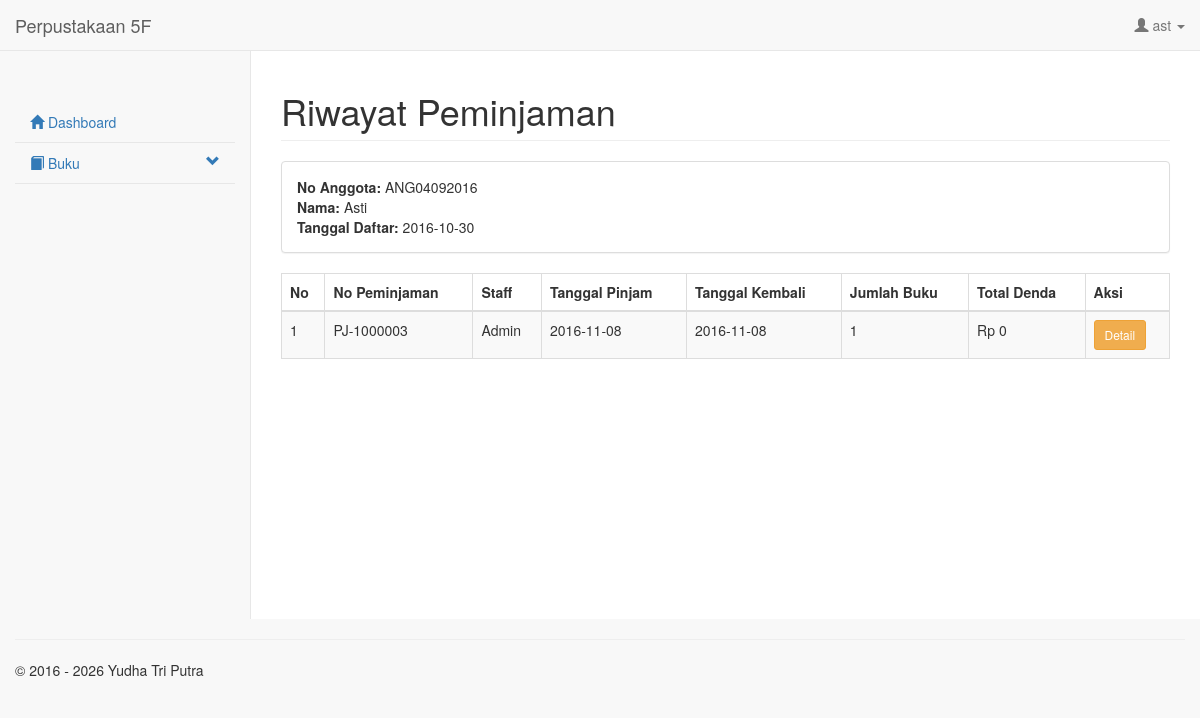
The page /form/history_peminjaman.php (signed in) on the database its author committed.
### tables this page shows
CREATE TABLE IF NOT EXISTS `t_account` (
  `id_t_account` int(11) NOT NULL AUTO_INCREMENT,
  `id_p_role` int(11) NOT NULL,
  `username` varchar(30) NOT NULL,
  `password` varchar(255) NOT NULL COMMENT 'password_hash; akun lama MD5 dimigrasikan saat login',
  `create_date` datetime NOT NULL,
  `create_by` varchar(30) NOT NULL COMMENT 'Username',
  `update_date` datetime DEFAULT NULL,
  `update_by` varchar(30) DEFAULT NULL COMMENT 'Username',
  PRIMARY KEY (`id_t_account`),
  UNIQUE KEY `uk_account_username` (`username`),
  KEY `idx_account_role` (`id_p_role`)
);

CREATE TABLE IF NOT EXISTS `t_anggota` (
  `id_t_anggota` int(11) NOT NULL AUTO_INCREMENT,
  `id_t_account` int(11) NOT NULL,
  `no_anggota` varchar(20) NOT NULL,
  `nama` varchar(100) NOT NULL,
  `tgl_daftar` date NOT NULL,
  `tgl_lahir` date NOT NULL,
  `jenis_kelamin` varchar(10) NOT NULL,
  `no_telp` varchar(20) NOT NULL,
  `alamat` text NOT NULL,
  `keterangan` varchar(255) DEFAULT NULL,
  `status` varchar(20) DEFAULT NULL COMMENT 'aktif, tidak aktif',
  `update_date` date DEFAULT NULL,
  `update_by` varchar(30) DEFAULT NULL COMMENT 'Username',
  `create_by` varchar(30) NOT NULL COMMENT 'Username',
  `create_date` date NOT NULL,
  PRIMARY KEY (`id_t_anggota`),
  UNIQUE KEY `uk_anggota_account` (`id_t_account`),
  UNIQUE KEY `uk_anggota_nomor` (`no_anggota`),
  KEY `idx_anggota_status` (`status`)
);

CREATE TABLE IF NOT EXISTS `t_peminjaman` (
  `id_t_peminjaman` int(11) NOT NULL AUTO_INCREMENT,
  `no_peminjaman` varchar(20) NOT NULL,
  `id_t_staff` int(11) DEFAULT NULL,
  `id_t_anggota` int(11) NOT NULL,
  `tgl_pinjam` date NOT NULL,
  `tgl_kembali` date DEFAULT NULL COMMENT 'By System',
  `total_denda` int(11) DEFAULT NULL,
  `create_date` date NOT NULL,
  `create_by` varchar(30) NOT NULL COMMENT 'Username Staff',
  `update_date` date DEFAULT NULL,
  `update_by` varchar(30) DEFAULT NULL COMMENT 'Username Staff',
  PRIMARY KEY (`id_t_peminjaman`),
  UNIQUE KEY `uk_peminjaman_nomor` (`no_peminjaman`),
  KEY `idx_peminjaman_anggota` (`id_t_anggota`),
  KEY `idx_peminjaman_staff` (`id_t_staff`),
  KEY `idx_peminjaman_tanggal` (`tgl_pinjam`)
);

### setting/koneksi.php (called while the page is built, shortened)
<?php
function e($value): string
{
    return htmlspecialchars((string) ($value ?? ''), ENT_QUOTES, 'UTF-8');
}
function request_int(array $source, string $key, int $default = 0): int
{
    if (!isset($source[$key]) || is_array($source[$key])) {
        return $default;
    }
    $value = filter_var($source[$key], FILTER_VALIDATE_INT);
    return $value === false ? $default : (int) $value;
}
function current_account(mysqli $db): ?array
{
    $username = (string) $_SESSION['login_user'];
    $stmt = mysqli_prepare($db, 'SELECT id_t_account, id_p_role, username FROM t_account WHERE username = ? LIMIT 1');
    mysqli_stmt_bind_param($stmt, 's', $username);
    mysqli_stmt_execute($stmt);
    $result = mysqli_stmt_get_result($stmt);
    $account = mysqli_fetch_assoc($result) ?: null;
    return $account;
}
function require_login(mysqli $db, string $redirect = '../index.php'): array
{
    $account = current_account($db);
    return $account;
}

### setting/session.php (called while the page is built, shortened)
<?php
require_once __DIR__ . '/koneksi.php';
$current_account = require_login($db, '../index.php');

### form/history_peminjaman.php (the view, shortened to what this page needs)
<?php
require_once __DIR__ . '/../setting/session.php';
$account = require_login($db, '../index.php');
$roleId = (int) $account['id_p_role'];
$anggotaId = request_int($_GET, 'id');
if ($roleId === 3) {
    $accountId = (int) $account['id_t_account'];
    $stmt = mysqli_prepare($db, 'SELECT id_t_anggota FROM t_anggota WHERE id_t_account = ? LIMIT 1');
    mysqli_stmt_bind_param($stmt, 'i', $accountId);
    mysqli_stmt_execute($stmt);
    $memberRow = mysqli_fetch_assoc(mysqli_stmt_get_result($stmt));
    $anggotaId = (int) ($memberRow['id_t_anggota'] ?? 0);
}
$stmt = mysqli_prepare($db, 'SELECT no_anggota, nama, tgl_daftar FROM t_anggota WHERE id_t_anggota = ? LIMIT 1');
mysqli_stmt_bind_param($stmt, 'i', $anggotaId);
mysqli_stmt_execute($stmt);
$member = mysqli_fetch_assoc(mysqli_stmt_get_result($stmt));
$page = max(1, request_int($_GET, 'hal', 1));
$perPage = 10;
$offset = ($page - 1) * $perPage;
$sql = "SELECT p.id_t_peminjaman, p.no_peminjaman, p.tgl_pinjam, p.tgl_kembali, p.total_denda,
               COALESCE(s.nama, 'Admin') AS staff, COALESCE(SUM(d.qty), 0) AS jumlah_buku
        FROM t_peminjaman p
        LEFT JOIN t_staff s ON s.id_t_staff = p.id_t_staff
        LEFT JOIN t_detil_pinjam d ON d.id_t_peminjaman = p.id_t_peminjaman
        WHERE p.id_t_anggota = ?
        GROUP BY p.id_t_peminjaman, p.no_peminjaman, p.tgl_pinjam, p.tgl_kembali, p.total_denda, s.nama
        ORDER BY p.id_t_peminjaman DESC LIMIT ?, ?";
$stmt = mysqli_prepare($db, $sql);
mysqli_stmt_bind_param($stmt, 'iii', $anggotaId, $offset, $perPage);
mysqli_stmt_execute($stmt);
$result = mysqli_stmt_get_result($stmt);
include __DIR__ . '/header.php';
?>
<div id="page-wrapper">
    <div class="row"><div class="col-lg-12"><h1 class="page-header">Riwayat Peminjaman</h1></div></div>
    <div class="panel panel-default"><div class="panel-body">
        <div><strong>No Anggota:</strong> <?php echo e($member['no_anggota']); ?></div>
        <div><strong>Nama:</strong> <?php echo e($member['nama']); ?></div>
        <div><strong>Tanggal Daftar:</strong> <?php echo e($member['tgl_daftar']); ?></div>
    </div></div>
    <div class="table-responsive"><table class="table table-striped table-bordered table-hover">
        <thead><tr><th>No</th><th>No Peminjaman</th><th>Staff</th><th>Tanggal Pinjam</th><th>Tanggal Kembali</th><th>Jumlah Buku</th><th>Total Denda</th><th>Aksi</th></tr></thead>
        <tbody>
        <?php $no = $offset + 1; while ($loan = mysqli_fetch_assoc($result)): ?>
            <tr><td><?php echo $no++; ?></td><td><?php echo e($loan['no_peminjaman']); ?></td><td><?php echo e($loan['staff']); ?></td><td><?php echo e($loan['tgl_pinjam']); ?></td><td><?php echo e($loan['tgl_kembali'] ?: '-'); ?></td><td><?php echo (int) $loan['jumlah_buku']; ?></td><td>Rp <?php echo number_format((int) ($loan['total_denda'] ?? 0), 0, ',', '.'); ?></td><td><a class="btn btn-warning btn-sm" href="detil_peminjaman.php?id=<?php echo (int) $loan['id_t_peminjaman']; ?>">Detail</a></td></tr>
        <?php endwhile; mysqli_stmt_close($stmt); ?>
        </tbody>
    </table></div>
</div>
<?php include __DIR__ . '/footer.php'; ?>

### form/header.php (shortened to what this page needs)
<?php
require_once __DIR__ . '/../setting/session.php';
$usersession = (string) $current_account['username'];
?>
<!DOCTYPE html>
<html lang="id">
<head>
    <link rel="stylesheet" href="../template/alert.css">
    <link rel="stylesheet" href="../template/css/bootstrap.min.css">
    <link rel="stylesheet" href="../template/css/sb-admin-2.css">
    <link rel="stylesheet" href="../template/js/jquery-ui-1.13.2/jquery-ui.min.css">
</head>
<body>
<nav class="navbar navbar-default navbar-static-top" role="navigation" style="margin-bottom:0">
    <div class="container-fluid">
        <div class="navbar-header">
            <a class="navbar-brand" href="dashboard.php">Perpustakaan 5F</a>
        </div>
        <div id="navbar" class="navbar-collapse collapse">
            <ul class="nav navbar-nav navbar-right">
                <li class="dropdown">
                    <a class="dropdown-toggle" data-toggle="dropdown" href="#"><span class="glyphicon glyphicon-user"></span> <?php echo e($usersession); ?> <span class="caret"></span></a>
                </li>
            </ul>
        </div>
    </div>
</nav>
<div class="container-fluid">
    <div class="row">
        <div class="col-sm-3 col-md-2 sidebar">
            <ul class="nav nav-sidebar">
                <li><a href="dashboard.php"><span class="glyphicon glyphicon-home"></span> Dashboard</a></li>
                <li class="parent">
                    <a href="#sub-buku" data-toggle="collapse"><span class="glyphicon glyphicon-book"></span> Buku <span class="glyphicon glyphicon-chevron-down pull-right"></span></a>
                </li>
            </ul>
        </div>

### template/css/sb-admin-2.css (style rules this page uses)
body { background-color: #f8f8f8; }
#page-wrapper { padding: 0 15px; min-height: 568px; background-color: white; }
@media (min-width: 768px) { #page-wrapper { position: inherit; margin: 0 0 0 250px; padding: 0 30px; border-left: 1px solid #e7e7e7; } }
.sidebar ul li { border-bottom: 1px solid #e7e7e7; }
@media (min-width: 768px) { .sidebar { z-index: 1; position: absolute; width: 250px; margin-top: 51px; } }

### rows shown on the page
t_account: username "ast"
t_anggota: no_anggota "ANG04092016", nama "Asti", tgl_daftar "2016-10-30"
t_peminjaman: no_peminjaman "PJ-1000003", staff "Admin", tgl_pinjam "2016-11-08", tgl_kembali "2016-11-08", jumlah_buku "1", total_denda "0"
